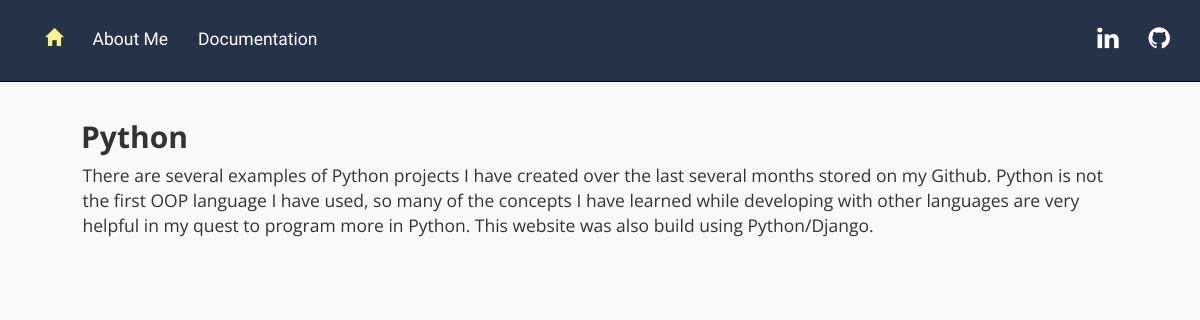
The page /mainapp/details/python/ on the database as committed earlier.
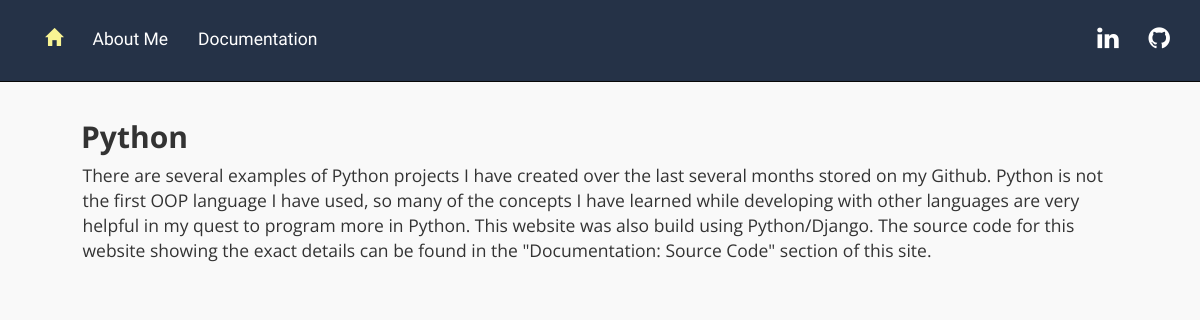
The same page on the database as committed later.
### mainapp/models.py (models this page shows, shortened)
class Skill(models.Model):
    name=models.CharField(max_length=128)
    pro=models.BooleanField(default=True)
    slug=models.SlugField(allow_unicode=True, unique=True)
    description=models.TextField(default='')

### mainapp/views.py (the view)
# urls.py: url(r'^details/(?P<slug>[-\w]+)/$',views.SkillDetail.as_view(),name='details'),
class SkillDetail(generic.DetailView):
    model=models.Skill
    template_name='mainapp/skill_detail.html'
    context_object_name='skill_detail'

### mainapp/templates/mainapp/skill_detail.html
{% extends 'base.html' %}
{% block content %}
  <h2 class="descheader">{{skill_detail.name}}</h2>
  <div class="descbody">
    <p>{{skill_detail.description}}</p>
  </div>
{% endblock %}

### templates/base.html (shortened to what this page needs)
<!DOCTYPE html>
{% load staticfiles %}
<html>
  <head>
    <link rel="stylesheet" href="https://maxcdn.bootstrapcdn.com/bootstrap/3.3.7/css/bootstrap.min.css">
    <link rel="stylesheet" href="{% static 'mainproj/font-awesome/css/font-awesome.min.css' %}">
    <link rel="stylesheet" href="{% static 'mainproj/css/effects1.css' %}">
  </head>
  <body>
    <nav class="navbar navbar-inverse navbar-fixed-top" role="navigation">
      <div class="container">
          <div class="collapse navbar-collapse" id="bs-example-navbar-collapse-1">
              <ul class="nav navbar-nav">
                  <li>
                    <a href="{% url 'index' %}">
                      <span class='glyphicon glyphicon-home' aria-hidden="true"></span>
                    </a>
                  </li>
                  <li><a href="{% url 'mainapp:list' %}">About Me</a></li>
                  <li><a href="{% url 'mainapp:documents' %}">Documentation</a></li>
              </ul>
              <ul class="nav navbar-nav navbar-right">
                  <li>
                    <a href="https://www.linkedin.com/in/benjamin-folks-595b7139/">
                      <i class="fa fa-linkedin" aria-hidden="true"></i>
                    </a>
                  </li>
                  <li>
                    <a href="https://github.com/bfolks2">
                      <i class="fa fa-github" aria-hidden="true"></i>
                    </a>
                  </li>
              </ul>
          </div>
      </div>
    </nav>
    <div class="container">
      {% block content %}
      {% endblock %}
    </div>
  </body>
</html>

### static/mainproj/css/effects1.css (style rules this page uses)
.navbar-inverse { background-color: #253247; }
.navbar-collapse .navbar-nav li a { color: white; font-size: 1.25em; font-family: 'Russo One', sans-serif; padding-top: 1.5em; padding-bottom: 1.5em; line-height: 1.5em; text-align: center; }
.fa { font-size: 25px; }
.descheader { padding-left: 1.7em; font-weight: bold; }
.descbody { font-size: 1.25em; padding-left: 3.0em; padding-right: 3.0em; }
.glyphicon { color: #f9f493; }
body { font-family: 'Open Sans',sans-serif; background-color: #f9f9f9; padding-top: 100px; }

Rows that differ between the two databases and show on the page:
changed Skill "Python": description "…also build using Python/Django." → "…also build using Python/Django. The source code for this website showing the exact details can be found in the \"Documentation: Source Code\" section of this site."
